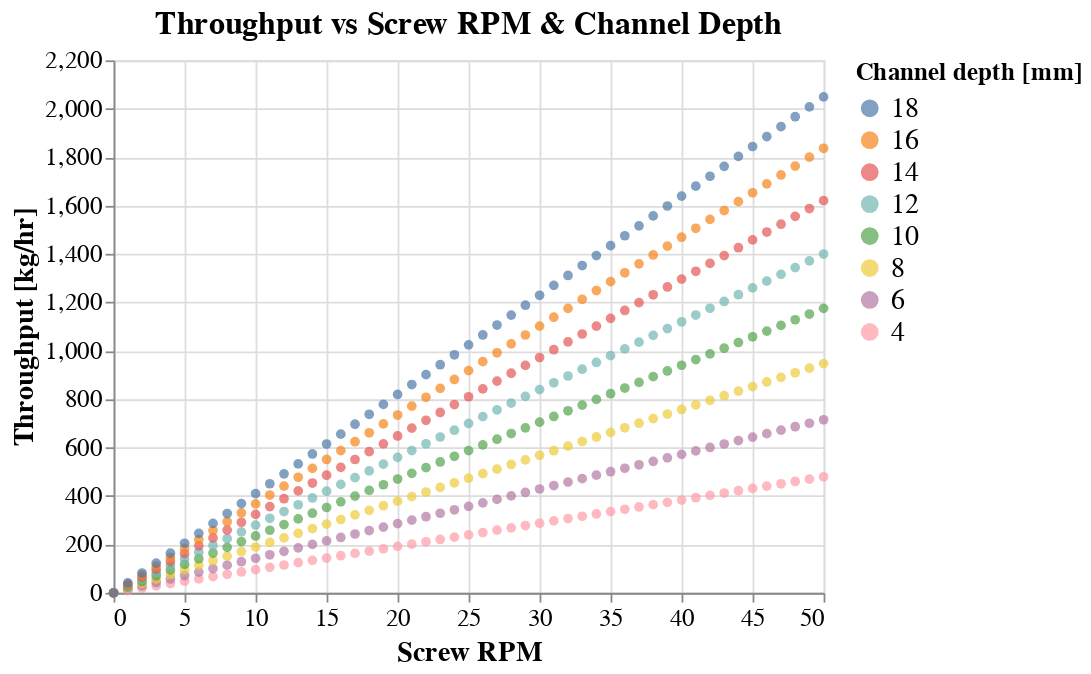

The notebook cell saved with this chart:
### Code cell
throughput_plot(200, 800)

### Figure 1 — Vega-Lite specification as saved in the notebook (floating-point values rounded to 4 significant figures; data arrays with more than 128 entries replaced by an {"elided": "..."} marker saying what was removed)
{"config": {"view": {"continuousWidth": 400, "continuousHeight": 300}, "axis": {"labelFontSize": 14, "titleFontSize": 16}, "legend": {"labelFontSize": 16, "titleFontSize": 14}, "title": {"fontSize": 18}}, "data": {"name": "data-396c81a780a5ab7d8ff80d66b012cd38"}, "mark": "circle", "encoding": {"color": {"field": "depth", "sort": {"field": "throughput", "op": "mean", "order": "descending"}, "title": "Channel depth [mm]", "type": "nominal"}, "tooltip": [{"field": "RPM", "type": "quantitative"}, {"field": "depth", "type": "nominal"}, {"field": "throughput", "type": "quantitative"}], "x": {"field": "RPM", "scale": {"domain": [0, 50]}, "title": "Screw RPM", "type": "quantitative"}, "y": {"field": "throughput", "title": "Throughput [kg/hr]", "type": "quantitative"}}, "title": "Throughput vs Screw RPM & Channel Depth", "$schema": "https://vega.github.io/schema/vega-lite/v4.17.0.json", "datasets": {"data-396c81a780a5ab7d8ff80d66b012cd38": {"elided": "408 records"}}}
